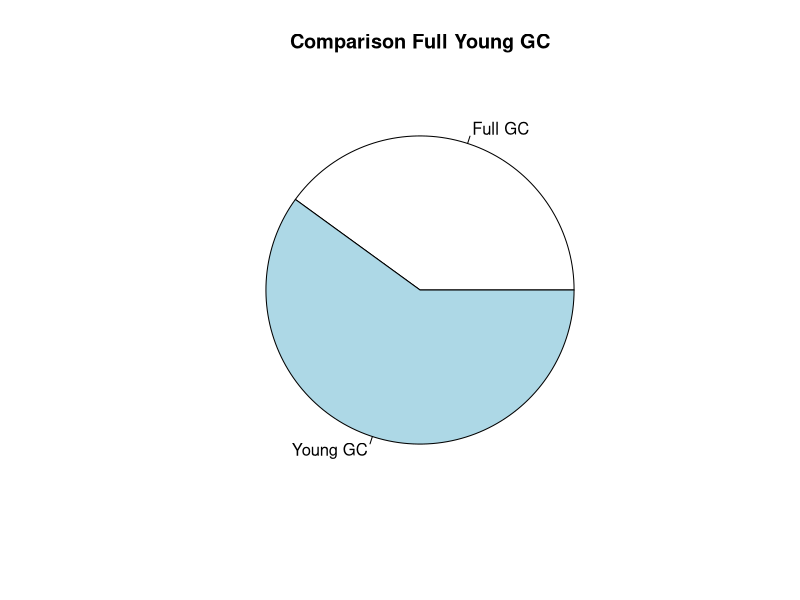
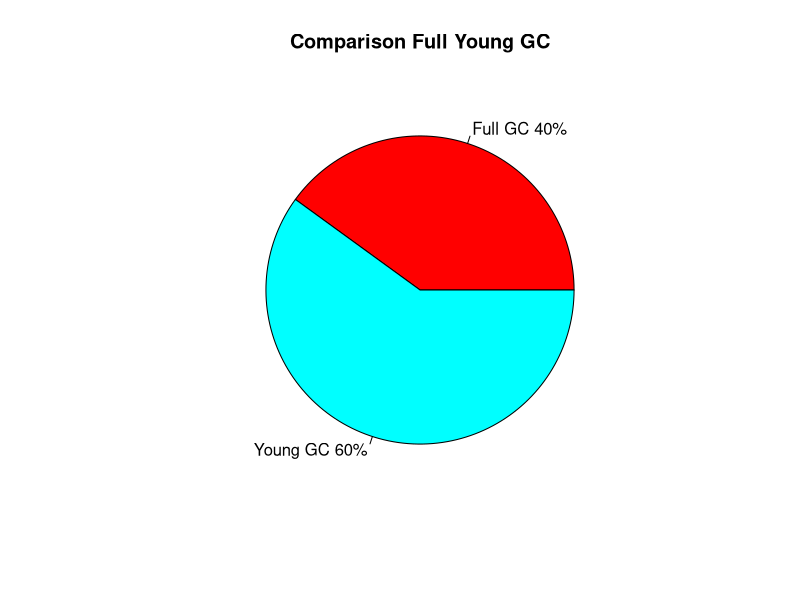
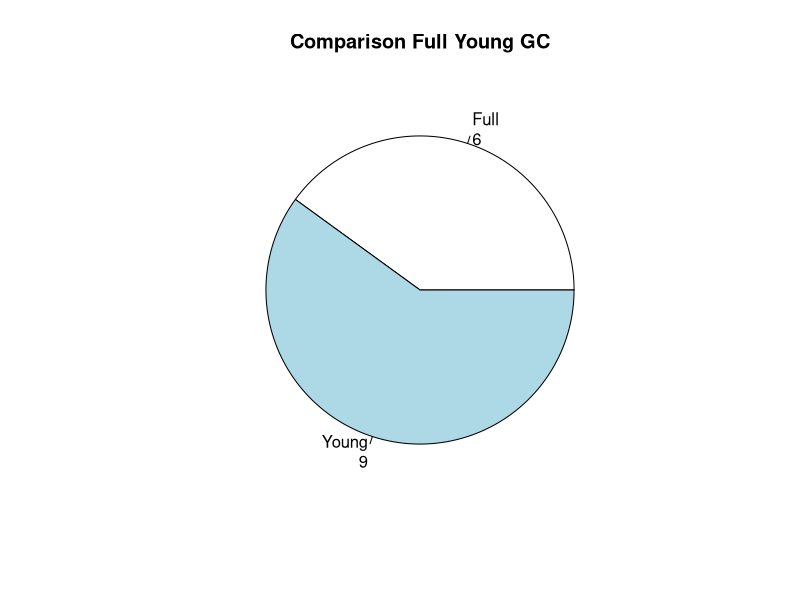
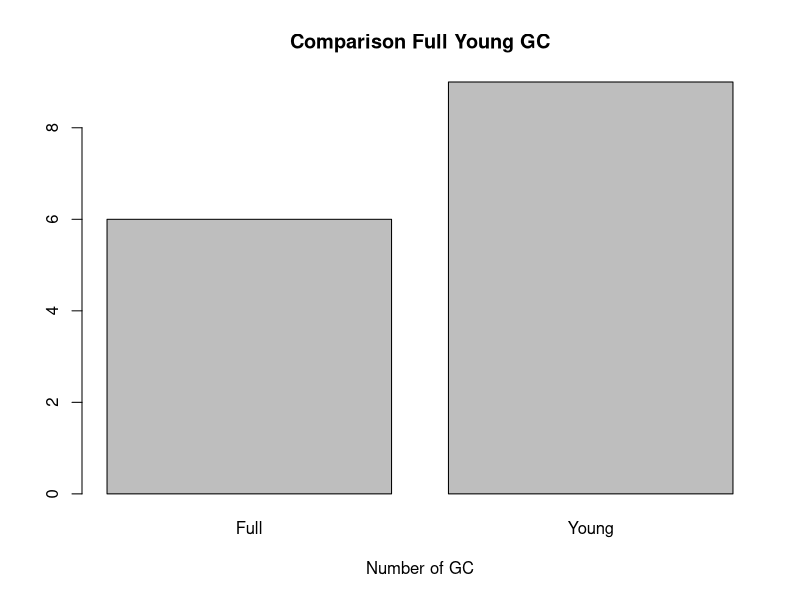
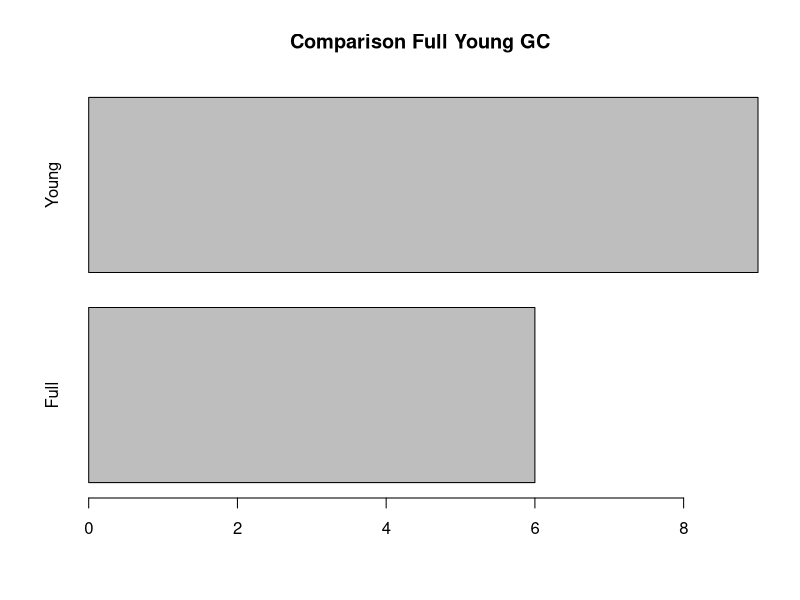

Source code (R) for these figures, in order:
GCType <- c("Full", "Young", "Full", "Full","Young",
            "Young","Young", "Full", "Young", "Young",
            "Full","Young","Young","Young","Full")

#Simple analysis data
#Build a contingency table
resGCType <- table(GCType)

############
#Pie charts
############
#Simple pie chart
lbls <- c("Full GC", "Young GC")
mainLabel = "Comparison Full Young GC"
pie(resGCType, labels = lbls, main=mainLabel)

# Pie Chart with Percentages
pct <- round(resGCType/sum(resGCType)*100)
lbls <- paste(lbls, pct) # add percents to labels
lbls <- paste(lbls,"%",sep="") # ad % to labels
pie(resGCType,labels = lbls, col=rainbow(length(lbls)),
    main=mainLabel) 

# Pie Chart from data frame with Appended Sample Sizes
myframe <- data.frame(GCType)
names(myframe) <- c("GC") #variable names

mytable <- table(myframe$GC)
lbls <- paste(names(mytable), "\n", mytable, sep="")
pie(mytable, labels = lbls,
    main=mainLabel) 

###########
# barplot
###########
# Simple barplot
barplot(resGCType, main=mainLabel,
        xlab="Number of GC") 

# Simple Horizontal Bar Plot with Added Labels
barplot(resGCType, main=mainLabel, horiz=TRUE)

